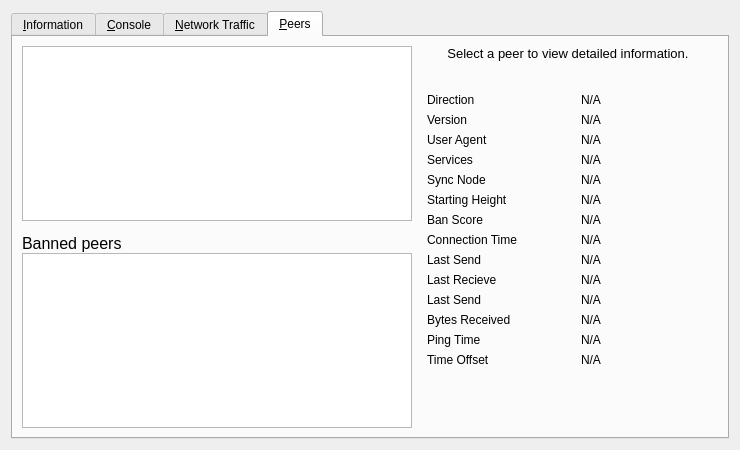
<?xml version="1.0" encoding="UTF-8"?>
<ui version="4.0">
 <class>RPCConsole</class>
 <widget class="QWidget" name="RPCConsole">
  <property name="geometry">
   <rect>
    <x>0</x>
    <y>0</y>
    <width>740</width>
    <height>450</height>
   </rect>
  </property>
  <property name="windowTitle">
   <string>Debug window</string>
  </property>
  <layout class="QVBoxLayout" name="verticalLayout_2">
   <item>
    <widget class="QTabWidget" name="tabWidget">
     <property name="currentIndex">
      <number>3</number>
     </property>
     <widget class="QWidget" name="tab_info">
      <attribute name="title">
       <string>&amp;Information</string>
      </attribute>
      <layout class="QGridLayout" name="gridLayout" columnstretch="0,1">
       <property name="horizontalSpacing">
        <number>12</number>
       </property>
       <item row="0" column="0">
        <widget class="QLabel" name="label_9">
         <property name="font">
          <font>
           <weight>75</weight>
           <bold>true</bold>
          </font>
         </property>
         <property name="text">
          <string>General</string>
         </property>
        </widget>
       </item>
       <item row="1" column="0">
        <widget class="QLabel" name="label_5">
         <property name="text">
          <string>Client name</string>
         </property>
        </widget>
       </item>
       <item row="1" column="1">
        <widget class="QLabel" name="clientName">
         <property name="cursor">
          <cursorShape>IBeamCursor</cursorShape>
         </property>
         <property name="text">
          <string>N/A</string>
         </property>
         <property name="textFormat">
          <enum>Qt::PlainText</enum>
         </property>
         <property name="textInteractionFlags">
          <set>Qt::LinksAccessibleByMouse|Qt::TextSelectableByKeyboard|Qt::TextSelectableByMouse</set>
         </property>
        </widget>
       </item>
       <item row="2" column="0">
        <widget class="QLabel" name="label_6">
         <property name="text">
          <string>Client version</string>
         </property>
        </widget>
       </item>
       <item row="2" column="1">
        <widget class="QLabel" name="clientVersion">
         <property name="cursor">
          <cursorShape>IBeamCursor</cursorShape>
         </property>
         <property name="text">
          <string>N/A</string>
         </property>
         <property name="textFormat">
          <enum>Qt::PlainText</enum>
         </property>
         <property name="textInteractionFlags">
          <set>Qt::LinksAccessibleByMouse|Qt::TextSelectableByKeyboard|Qt::TextSelectableByMouse</set>
         </property>
        </widget>
       </item>
       <item row="3" column="0">
        <widget class="QLabel" name="label_14">
         <property name="text">
          <string>Using OpenSSL version</string>
         </property>
         <property name="indent">
          <number>10</number>
         </property>
        </widget>
       </item>
       <item row="3" column="1">
        <widget class="QLabel" name="openSSLVersion">
         <property name="cursor">
          <cursorShape>IBeamCursor</cursorShape>
         </property>
         <property name="text">
          <string>N/A</string>
         </property>
         <property name="textFormat">
          <enum>Qt::PlainText</enum>
         </property>
         <property name="textInteractionFlags">
          <set>Qt::LinksAccessibleByMouse|Qt::TextSelectableByKeyboard|Qt::TextSelectableByMouse</set>
         </property>
        </widget>
       </item>
       <item row="4" column="0">
        <widget class="QLabel" name="label_12">
         <property name="text">
          <string>Build date</string>
         </property>
        </widget>
       </item>
       <item row="4" column="1">
        <widget class="QLabel" name="buildDate">
         <property name="cursor">
          <cursorShape>IBeamCursor</cursorShape>
         </property>
         <property name="text">
          <string>N/A</string>
         </property>
         <property name="textFormat">
          <enum>Qt::PlainText</enum>
         </property>
         <property name="textInteractionFlags">
          <set>Qt::LinksAccessibleByMouse|Qt::TextSelectableByKeyboard|Qt::TextSelectableByMouse</set>
         </property>
        </widget>
       </item>
       <item row="5" column="0">
        <widget class="QLabel" name="label_13">
         <property name="text">
          <string>Startup time</string>
         </property>
        </widget>
       </item>
       <item row="5" column="1">
        <widget class="QLabel" name="startupTime">
         <property name="cursor">
          <cursorShape>IBeamCursor</cursorShape>
         </property>
         <property name="text">
          <string>N/A</string>
         </property>
         <property name="textFormat">
          <enum>Qt::PlainText</enum>
         </property>
         <property name="textInteractionFlags">
          <set>Qt::LinksAccessibleByMouse|Qt::TextSelectableByKeyboard|Qt::TextSelectableByMouse</set>
         </property>
        </widget>
       </item>
       <item row="6" column="0">
        <widget class="QLabel" name="label_11">
         <property name="font">
          <font>
           <weight>75</weight>
           <bold>true</bold>
          </font>
         </property>
         <property name="text">
          <string>Network</string>
         </property>
        </widget>
       </item>
       <item row="7" column="0">
        <widget class="QLabel" name="label_8">
         <property name="text">
          <string>Name</string>
         </property>
        </widget>
       </item>
       <item row="7" column="1">
        <widget class="QLabel" name="networkName">
         <property name="cursor">
          <cursorShape>IBeamCursor</cursorShape>
         </property>
         <property name="text">
          <string>N/A</string>
         </property>
         <property name="textFormat">
          <enum>Qt::PlainText</enum>
         </property>
         <property name="textInteractionFlags">
          <set>Qt::LinksAccessibleByMouse|Qt::TextSelectableByKeyboard|Qt::TextSelectableByMouse</set>
         </property>
        </widget>
       </item>
       <item row="8" column="0">
        <widget class="QLabel" name="masternodeCountLabel">
         <property name="text">
          <string>Number of Masternodes</string>
         </property>
        </widget>
       </item>
       <item row="8" column="1">
        <widget class="QLabel" name="masternodeCount">
         <property name="text">
          <string>N/A</string>
         </property>
        </widget>
       </item>
       <item row="9" column="0">
        <widget class="QLabel" name="label_7">
         <property name="text">
          <string>Number of connections</string>
         </property>
        </widget>
       </item>
       <item row="9" column="1">
        <widget class="QLabel" name="numberOfConnections">
         <property name="cursor">
          <cursorShape>IBeamCursor</cursorShape>
         </property>
         <property name="text">
          <string>N/A</string>
         </property>
         <property name="textFormat">
          <enum>Qt::PlainText</enum>
         </property>
         <property name="textInteractionFlags">
          <set>Qt::LinksAccessibleByMouse|Qt::TextSelectableByKeyboard|Qt::TextSelectableByMouse</set>
         </property>
        </widget>
       </item>
       <item row="10" column="0">
        <widget class="QLabel" name="label_10">
         <property name="font">
          <font>
           <weight>75</weight>
           <bold>true</bold>
          </font>
         </property>
         <property name="text">
          <string>Block chain</string>
         </property>
        </widget>
       </item>
       <item row="11" column="0">
        <widget class="QLabel" name="label_3">
         <property name="text">
          <string>Current number of blocks</string>
         </property>
        </widget>
       </item>
       <item row="11" column="1">
        <widget class="QLabel" name="numberOfBlocks">
         <property name="cursor">
          <cursorShape>IBeamCursor</cursorShape>
         </property>
         <property name="text">
          <string>N/A</string>
         </property>
         <property name="textFormat">
          <enum>Qt::PlainText</enum>
         </property>
         <property name="textInteractionFlags">
          <set>Qt::LinksAccessibleByMouse|Qt::TextSelectableByKeyboard|Qt::TextSelectableByMouse</set>
         </property>
        </widget>
       </item>
       <item row="12" column="0">
        <widget class="QLabel" name="label_2">
         <property name="text">
          <string>Last block time</string>
         </property>
        </widget>
       </item>
       <item row="12" column="1">
        <widget class="QLabel" name="lastBlockTime">
         <property name="cursor">
          <cursorShape>IBeamCursor</cursorShape>
         </property>
         <property name="text">
          <string>N/A</string>
         </property>
         <property name="textFormat">
          <enum>Qt::PlainText</enum>
         </property>
         <property name="textInteractionFlags">
          <set>Qt::LinksAccessibleByMouse|Qt::TextSelectableByKeyboard|Qt::TextSelectableByMouse</set>
         </property>
        </widget>
       </item>
       <item row="13" column="0">
        <spacer name="verticalSpacer_2">
         <property name="orientation">
          <enum>Qt::Vertical</enum>
         </property>
         <property name="sizeHint" stdset="0">
          <size>
           <width>20</width>
           <height>20</height>
          </size>
         </property>
        </spacer>
       </item>
       <item row="14" column="0">
        <widget class="QLabel" name="labelDebugLogfile">
         <property name="font">
          <font>
           <weight>75</weight>
           <bold>true</bold>
          </font>
         </property>
         <property name="text">
          <string>Debug log file</string>
         </property>
        </widget>
       </item>
       <item row="15" column="0">
        <widget class="QPushButton" name="openDebugLogfileButton">
         <property name="toolTip">
          <string>Open the ElephantChain debug log file from the current data directory. This can take a few seconds for large log files.</string>
         </property>
         <property name="text">
          <string>&amp;Open</string>
         </property>
         <property name="autoDefault">
          <bool>false</bool>
         </property>
        </widget>
       </item>
       <item row="16" column="0">
        <spacer name="verticalSpacer">
         <property name="orientation">
          <enum>Qt::Vertical</enum>
         </property>
         <property name="sizeHint" stdset="0">
          <size>
           <width>20</width>
           <height>40</height>
          </size>
         </property>
        </spacer>
       </item>
      </layout>
     </widget>
     <widget class="QWidget" name="tab_console">
      <attribute name="title">
       <string>&amp;Console</string>
      </attribute>
      <layout class="QVBoxLayout" name="verticalLayout_3">
       <property name="spacing">
        <number>3</number>
       </property>
       <item>
        <widget class="QTextEdit" name="messagesWidget">
         <property name="minimumSize">
          <size>
           <width>0</width>
           <height>100</height>
          </size>
         </property>
         <property name="readOnly">
          <bool>true</bool>
         </property>
         <property name="tabKeyNavigation" stdset="0">
          <bool>false</bool>
         </property>
         <property name="columnCount" stdset="0">
          <number>2</number>
         </property>
        </widget>
       </item>
       <item>
        <layout class="QHBoxLayout" name="horizontalLayout">
         <property name="spacing">
          <number>3</number>
         </property>
         <item>
          <widget class="QLabel" name="label">
           <property name="text">
            <string notr="true">&gt;</string>
           </property>
          </widget>
         </item>
         <item>
          <widget class="QLineEdit" name="lineEdit"/>
         </item>
         <item>
          <widget class="QPushButton" name="clearButton">
           <property name="maximumSize">
            <size>
             <width>24</width>
             <height>24</height>
            </size>
           </property>
           <property name="toolTip">
            <string>Clear console</string>
           </property>
           <property name="text">
            <string/>
           </property>
           <property name="icon">
            <iconset resource="../bitcoin.qrc">
             <normaloff>:/icons/remove</normaloff>:/icons/remove</iconset>
           </property>
           <property name="shortcut">
            <string notr="true">Ctrl+L</string>
           </property>
           <property name="autoDefault">
            <bool>false</bool>
           </property>
          </widget>
         </item>
        </layout>
       </item>
      </layout>
     </widget>
     <widget class="QWidget" name="tab_nettraffic">
      <attribute name="title">
       <string>&amp;Network Traffic</string>
      </attribute>
      <layout class="QHBoxLayout" name="horizontalLayout_3">
       <item>
        <layout class="QVBoxLayout" name="verticalLayout_4">
         <item>
          <widget class="TrafficGraphWidget" name="trafficGraph" native="true">
           <property name="sizePolicy">
            <sizepolicy hsizetype="Expanding" vsizetype="Expanding">
             <horstretch>0</horstretch>
             <verstretch>0</verstretch>
            </sizepolicy>
           </property>
          </widget>
         </item>
         <item>
          <layout class="QHBoxLayout" name="horizontalLayout_2">
           <item>
            <widget class="QSlider" name="sldGraphRange">
             <property name="minimum">
              <number>1</number>
             </property>
             <property name="maximum">
              <number>288</number>
             </property>
             <property name="pageStep">
              <number>12</number>
             </property>
             <property name="value">
              <number>6</number>
             </property>
             <property name="orientation">
              <enum>Qt::Horizontal</enum>
             </property>
            </widget>
           </item>
           <item>
            <widget class="QLabel" name="lblGraphRange">
             <property name="minimumSize">
              <size>
               <width>100</width>
               <height>0</height>
              </size>
             </property>
             <property name="alignment">
              <set>Qt::AlignCenter</set>
             </property>
            </widget>
           </item>
           <item>
            <widget class="QPushButton" name="btnClearTrafficGraph">
             <property name="text">
              <string>&amp;Clear</string>
             </property>
            </widget>
           </item>
          </layout>
         </item>
        </layout>
       </item>
       <item>
        <layout class="QVBoxLayout" name="verticalLayout">
         <item>
          <widget class="QGroupBox" name="groupBox">
           <property name="title">
            <string>Totals</string>
           </property>
           <layout class="QVBoxLayout" name="verticalLayout_5">
            <item>
             <layout class="QHBoxLayout" name="horizontalLayout_4">
              <item>
               <widget class="Line" name="line">
                <property name="sizePolicy">
                 <sizepolicy hsizetype="Fixed" vsizetype="Fixed">
                  <horstretch>0</horstretch>
                  <verstretch>0</verstretch>
                 </sizepolicy>
                </property>
                <property name="minimumSize">
                 <size>
                  <width>10</width>
                  <height>0</height>
                 </size>
                </property>
                <property name="palette">
                 <palette>
                  <active>
                   <colorrole role="Light">
                    <brush brushstyle="SolidPattern">
                     <color alpha="255">
                      <red>0</red>
                      <green>255</green>
                      <blue>0</blue>
                     </color>
                    </brush>
                   </colorrole>
                  </active>
                  <inactive>
                   <colorrole role="Light">
                    <brush brushstyle="SolidPattern">
                     <color alpha="255">
                      <red>0</red>
                      <green>255</green>
                      <blue>0</blue>
                     </color>
                    </brush>
                   </colorrole>
                  </inactive>
                  <disabled>
                   <colorrole role="Light">
                    <brush brushstyle="SolidPattern">
                     <color alpha="255">
                      <red>0</red>
                      <green>255</green>
                      <blue>0</blue>
                     </color>
                    </brush>
                   </colorrole>
                  </disabled>
                 </palette>
                </property>
                <property name="orientation">
                 <enum>Qt::Horizontal</enum>
                </property>
               </widget>
              </item>
              <item>
               <widget class="QLabel" name="label_16">
                <property name="text">
                 <string>In:</string>
                </property>
               </widget>
              </item>
              <item>
               <widget class="QLabel" name="lblBytesIn">
                <property name="minimumSize">
                 <size>
                  <width>50</width>
                  <height>0</height>
                 </size>
                </property>
                <property name="alignment">
                 <set>Qt::AlignRight|Qt::AlignTrailing|Qt::AlignVCenter</set>
                </property>
               </widget>
              </item>
             </layout>
            </item>
            <item>
             <layout class="QHBoxLayout" name="horizontalLayout_5">
              <item>
               <widget class="Line" name="line_2">
                <property name="sizePolicy">
                 <sizepolicy hsizetype="Fixed" vsizetype="Fixed">
                  <horstretch>0</horstretch>
                  <verstretch>0</verstretch>
                 </sizepolicy>
                </property>
                <property name="minimumSize">
                 <size>
                  <width>10</width>
                  <height>0</height>
                 </size>
                </property>
                <property name="palette">
                 <palette>
                  <active>
                   <colorrole role="Light">
                    <brush brushstyle="SolidPattern">
                     <color alpha="255">
                      <red>255</red>
                      <green>0</green>
                      <blue>0</blue>
                     </color>
                    </brush>
                   </colorrole>
                  </active>
                  <inactive>
                   <colorrole role="Light">
                    <brush brushstyle="SolidPattern">
                     <color alpha="255">
                      <red>255</red>
                      <green>0</green>
                      <blue>0</blue>
                     </color>
                    </brush>
                   </colorrole>
                  </inactive>
                  <disabled>
                   <colorrole role="Light">
                    <brush brushstyle="SolidPattern">
                     <color alpha="255">
                      <red>255</red>
                      <green>0</green>
                      <blue>0</blue>
                     </color>
                    </brush>
                   </colorrole>
                  </disabled>
                 </palette>
                </property>
                <property name="orientation">
                 <enum>Qt::Horizontal</enum>
                </property>
               </widget>
              </item>
              <item>
               <widget class="QLabel" name="label_17">
                <property name="text">
                 <string>Out:</string>
                </property>
               </widget>
              </item>
              <item>
               <widget class="QLabel" name="lblBytesOut">
                <property name="minimumSize">
                 <size>
                  <width>50</width>
                  <height>0</height>
                 </size>
                </property>
                <property name="alignment">
                 <set>Qt::AlignRight|Qt::AlignTrailing|Qt::AlignVCenter</set>
                </property>
               </widget>
              </item>
             </layout>
            </item>
            <item>
             <spacer name="verticalSpacer_4">
              <property name="orientation">
               <enum>Qt::Vertical</enum>
              </property>
              <property name="sizeHint" stdset="0">
               <size>
                <width>20</width>
                <height>407</height>
               </size>
              </property>
             </spacer>
            </item>
           </layout>
          </widget>
         </item>
        </layout>
       </item>
      </layout>
     </widget>
     <widget class="QWidget" name="tab_peers">
      <attribute name="title">
       <string>&amp;Peers</string>
      </attribute>
      <layout class="QGridLayout" name="gridLayout_2">
       <item row="0" column="0" rowspan="2">
        <layout class="QVBoxLayout" name="verticalLayout_101">
         <property name="spacing">
          <number>0</number>
         </property>
         <item>
          <widget class="QTableView" name="peerWidget">
           <property name="horizontalScrollBarPolicy">
            <enum>Qt::ScrollBarAsNeeded</enum>
           </property>
           <property name="sortingEnabled">
            <bool>true</bool>
           </property>
           <attribute name="horizontalHeaderHighlightSections">
            <bool>false</bool>
           </attribute>
          </widget>
         </item>
         <item>
          <widget class="QLabel" name="banHeading">
           <property name="sizePolicy">
            <sizepolicy hsizetype="Preferred" vsizetype="Minimum">
             <horstretch>0</horstretch>
             <verstretch>0</verstretch>
            </sizepolicy>
           </property>
           <property name="minimumSize">
            <size>
             <width>300</width>
             <height>32</height>
            </size>
           </property>
           <property name="maximumSize">
            <size>
             <width>16777215</width>
             <height>32</height>
            </size>
           </property>
           <property name="font">
            <font>
             <pointsize>12</pointsize>
            </font>
           </property>
           <property name="cursor">
            <cursorShape>IBeamCursor</cursorShape>
           </property>
           <property name="text">
            <string>Banned peers</string>
           </property>
           <property name="alignment">
            <set>Qt::AlignBottom|Qt::AlignLeading|Qt::AlignLeft</set>
           </property>
           <property name="wordWrap">
            <bool>true</bool>
           </property>
           <property name="textInteractionFlags">
            <set>Qt::NoTextInteraction</set>
           </property>
          </widget>
         </item>
         <item>
          <widget class="QTableView" name="banlistWidget">
           <property name="sizePolicy">
            <sizepolicy hsizetype="Expanding" vsizetype="Expanding">
             <horstretch>0</horstretch>
             <verstretch>0</verstretch>
            </sizepolicy>
           </property>
           <property name="horizontalScrollBarPolicy">
            <enum>Qt::ScrollBarAsNeeded</enum>
           </property>
           <property name="sortingEnabled">
            <bool>true</bool>
           </property>
           <attribute name="horizontalHeaderHighlightSections">
            <bool>false</bool>
           </attribute>
          </widget>
         </item>
        </layout>
       </item>
       <item row="0" column="1">
        <widget class="QLabel" name="peerHeading">
         <property name="sizePolicy">
          <sizepolicy hsizetype="Preferred" vsizetype="Minimum">
           <horstretch>0</horstretch>
           <verstretch>0</verstretch>
          </sizepolicy>
         </property>
         <property name="minimumSize">
          <size>
           <width>300</width>
           <height>32</height>
          </size>
         </property>
         <property name="font">
          <font>
           <pointsize>10</pointsize>
          </font>
         </property>
         <property name="cursor">
          <cursorShape>IBeamCursor</cursorShape>
         </property>
         <property name="text">
          <string>Select a peer to view detailed information.</string>
         </property>
         <property name="alignment">
          <set>Qt::AlignHCenter|Qt::AlignTop</set>
         </property>
         <property name="wordWrap">
          <bool>true</bool>
         </property>
         <property name="textInteractionFlags">
          <set>Qt::LinksAccessibleByMouse|Qt::TextSelectableByKeyboard|Qt::TextSelectableByMouse</set>
         </property>
        </widget>
       </item>
       <item row="1" column="1">
        <widget class="QWidget" name="detailWidget" native="true">
         <property name="minimumSize">
          <size>
           <width>300</width>
           <height>0</height>
          </size>
         </property>
         <layout class="QGridLayout" name="gridLayout_3">
          <item row="7" column="2">
           <widget class="QLabel" name="peerBanScore">
            <property name="cursor">
             <cursorShape>IBeamCursor</cursorShape>
            </property>
            <property name="text">
             <string>N/A</string>
            </property>
            <property name="textFormat">
             <enum>Qt::PlainText</enum>
            </property>
            <property name="textInteractionFlags">
             <set>Qt::LinksAccessibleByMouse|Qt::TextSelectableByKeyboard|Qt::TextSelectableByMouse</set>
            </property>
           </widget>
          </item>
          <item row="11" column="2">
           <widget class="QLabel" name="peerBytesSent">
            <property name="cursor">
             <cursorShape>IBeamCursor</cursorShape>
            </property>
            <property name="text">
             <string>N/A</string>
            </property>
            <property name="textFormat">
             <enum>Qt::PlainText</enum>
            </property>
            <property name="textInteractionFlags">
             <set>Qt::LinksAccessibleByMouse|Qt::TextSelectableByKeyboard|Qt::TextSelectableByMouse</set>
            </property>
           </widget>
          </item>
          <item row="15" column="1">
           <spacer name="verticalSpacer_3">
            <property name="orientation">
             <enum>Qt::Vertical</enum>
            </property>
            <property name="sizeHint" stdset="0">
             <size>
              <width>20</width>
              <height>40</height>
             </size>
            </property>
           </spacer>
          </item>
          <item row="12" column="2">
           <widget class="QLabel" name="peerBytesRecv">
            <property name="cursor">
             <cursorShape>IBeamCursor</cursorShape>
            </property>
            <property name="text">
             <string>N/A</string>
            </property>
            <property name="textFormat">
             <enum>Qt::PlainText</enum>
            </property>
            <property name="textInteractionFlags">
             <set>Qt::LinksAccessibleByMouse|Qt::TextSelectableByKeyboard|Qt::TextSelectableByMouse</set>
            </property>
           </widget>
          </item>
          <item row="1" column="2">
           <widget class="QLabel" name="peerVersion">
            <property name="text">
             <string>N/A</string>
            </property>
           </widget>
          </item>
          <item row="11" column="0">
           <widget class="QLabel" name="label_18">
            <property name="text">
             <string>Last Send</string>
            </property>
           </widget>
          </item>
          <item row="12" column="0">
           <widget class="QLabel" name="label_20">
            <property name="text">
             <string>Bytes Received</string>
            </property>
           </widget>
          </item>
          <item row="9" column="2">
           <widget class="QLabel" name="peerLastSend">
            <property name="cursor">
             <cursorShape>IBeamCursor</cursorShape>
            </property>
            <property name="text">
             <string>N/A</string>
            </property>
            <property name="textFormat">
             <enum>Qt::PlainText</enum>
            </property>
            <property name="textInteractionFlags">
             <set>Qt::LinksAccessibleByMouse|Qt::TextSelectableByKeyboard|Qt::TextSelectableByMouse</set>
            </property>
           </widget>
          </item>
          <item row="10" column="2">
           <widget class="QLabel" name="peerLastRecv">
            <property name="cursor">
             <cursorShape>IBeamCursor</cursorShape>
            </property>
            <property name="text">
             <string>N/A</string>
            </property>
            <property name="textFormat">
             <enum>Qt::PlainText</enum>
            </property>
            <property name="textInteractionFlags">
             <set>Qt::LinksAccessibleByMouse|Qt::TextSelectableByKeyboard|Qt::TextSelectableByMouse</set>
            </property>
           </widget>
          </item>
          <item row="10" column="0">
           <widget class="QLabel" name="label_19">
            <property name="text">
             <string>Last Recieve</string>
            </property>
           </widget>
          </item>
          <item row="14" column="0">
           <widget class="QLabel" name="label_timeoffset">
            <property name="text">
             <string>Time Offset</string>
            </property>
           </widget>
          </item>
          <item row="13" column="0">
           <widget class="QLabel" name="label_26">
            <property name="text">
             <string>Ping Time</string>
            </property>
           </widget>
          </item>
          <item row="14" column="2">
           <widget class="QLabel" name="timeoffset">
            <property name="cursor">
             <cursorShape>IBeamCursor</cursorShape>
            </property>
            <property name="text">
             <string>N/A</string>
            </property>
            <property name="textFormat">
             <enum>Qt::PlainText</enum>
            </property>
            <property name="textInteractionFlags">
             <set>Qt::LinksAccessibleByMouse|Qt::TextSelectableByKeyboard|Qt::TextSelectableByMouse</set>
            </property>
           </widget>
          </item>
          <item row="13" column="2">
           <widget class="QLabel" name="peerPingTime">
            <property name="cursor">
             <cursorShape>IBeamCursor</cursorShape>
            </property>
            <property name="text">
             <string>N/A</string>
            </property>
            <property name="textFormat">
             <enum>Qt::PlainText</enum>
            </property>
            <property name="textInteractionFlags">
             <set>Qt::LinksAccessibleByMouse|Qt::TextSelectableByKeyboard|Qt::TextSelectableByMouse</set>
            </property>
           </widget>
          </item>
          <item row="8" column="2">
           <widget class="QLabel" name="peerConnTime">
            <property name="cursor">
             <cursorShape>IBeamCursor</cursorShape>
            </property>
            <property name="text">
             <string>N/A</string>
            </property>
            <property name="textFormat">
             <enum>Qt::PlainText</enum>
            </property>
            <property name="textInteractionFlags">
             <set>Qt::LinksAccessibleByMouse|Qt::TextSelectableByKeyboard|Qt::TextSelectableByMouse</set>
            </property>
           </widget>
          </item>
          <item row="9" column="0">
           <widget class="QLabel" name="label_15">
            <property name="text">
             <string>Last Send</string>
            </property>
           </widget>
          </item>
          <item row="5" column="0">
           <widget class="QLabel" name="label_29">
            <property name="text">
             <string>Starting Height</string>
            </property>
           </widget>
          </item>
          <item row="5" column="2">
           <widget class="QLabel" name="peerHeight">
            <property name="cursor">
             <cursorShape>IBeamCursor</cursorShape>
            </property>
            <property name="text">
             <string>N/A</string>
            </property>
            <property name="textFormat">
             <enum>Qt::PlainText</enum>
            </property>
            <property name="textInteractionFlags">
             <set>Qt::LinksAccessibleByMouse|Qt::TextSelectableByKeyboard|Qt::TextSelectableByMouse</set>
            </property>
           </widget>
          </item>
          <item row="2" column="0">
           <widget class="QLabel" name="label_28">
            <property name="cursor">
             <cursorShape>IBeamCursor</cursorShape>
            </property>
            <property name="text">
             <string>User Agent</string>
            </property>
            <property name="textFormat">
             <enum>Qt::PlainText</enum>
            </property>
            <property name="textInteractionFlags">
             <set>Qt::LinksAccessibleByMouse|Qt::TextSelectableByKeyboard|Qt::TextSelectableByMouse</set>
            </property>
           </widget>
          </item>
          <item row="0" column="2">
           <widget class="QLabel" name="peerDirection">
            <property name="cursor">
             <cursorShape>IBeamCursor</cursorShape>
            </property>
            <property name="text">
             <string>N/A</string>
            </property>
            <property name="textFormat">
             <enum>Qt::PlainText</enum>
            </property>
            <property name="textInteractionFlags">
             <set>Qt::LinksAccessibleByMouse|Qt::TextSelectableByKeyboard|Qt::TextSelectableByMouse</set>
            </property>
           </widget>
          </item>
          <item row="4" column="2">
           <widget class="QLabel" name="peerSyncNode">
            <property name="cursor">
             <cursorShape>IBeamCursor</cursorShape>
            </property>
            <property name="text">
             <string>N/A</string>
            </property>
            <property name="textFormat">
             <enum>Qt::PlainText</enum>
            </property>
            <property name="textInteractionFlags">
             <set>Qt::LinksAccessibleByMouse|Qt::TextSelectableByKeyboard|Qt::TextSelectableByMouse</set>
            </property>
           </widget>
          </item>
          <item row="1" column="0">
           <widget class="QLabel" name="label_21">
            <property name="text">
             <string>Version</string>
            </property>
           </widget>
          </item>
          <item row="4" column="0">
           <widget class="QLabel" name="label_25">
            <property name="text">
             <string>Sync Node</string>
            </property>
           </widget>
          </item>
          <item row="3" column="2">
           <widget class="QLabel" name="peerServices">
            <property name="cursor">
             <cursorShape>IBeamCursor</cursorShape>
            </property>
            <property name="text">
             <string>N/A</string>
            </property>
            <property name="textFormat">
             <enum>Qt::PlainText</enum>
            </property>
            <property name="textInteractionFlags">
             <set>Qt::LinksAccessibleByMouse|Qt::TextSelectableByKeyboard|Qt::TextSelectableByMouse</set>
            </property>
           </widget>
          </item>
          <item row="2" column="2">
           <widget class="QLabel" name="peerSubversion">
            <property name="cursor">
             <cursorShape>IBeamCursor</cursorShape>
            </property>
            <property name="text">
             <string>N/A</string>
            </property>
            <property name="textFormat">
             <enum>Qt::PlainText</enum>
            </property>
            <property name="textInteractionFlags">
             <set>Qt::LinksAccessibleByMouse|Qt::TextSelectableByKeyboard|Qt::TextSelectableByMouse</set>
            </property>
           </widget>
          </item>
          <item row="8" column="0">
           <widget class="QLabel" name="label_22">
            <property name="text">
             <string>Connection Time</string>
            </property>
           </widget>
          </item>
          <item row="3" column="0">
           <widget class="QLabel" name="label_4">
            <property name="text">
             <string>Services</string>
            </property>
           </widget>
          </item>
          <item row="7" column="0">
           <widget class="QLabel" name="label_24">
            <property name="text">
             <string>Ban Score</string>
            </property>
           </widget>
          </item>
          <item row="0" column="0">
           <widget class="QLabel" name="label_23">
            <property name="text">
             <string>Direction</string>
            </property>
           </widget>
          </item>
         </layout>
        </widget>
       </item>
      </layout>
     </widget>
    </widget>
   </item>
  </layout>
 </widget>
 <customwidgets>
  <customwidget>
   <class>TrafficGraphWidget</class>
   <extends>QWidget</extends>
   <header>trafficgraphwidget.h</header>
   <container>1</container>
   <slots>
    <slot>clear()</slot>
   </slots>
  </customwidget>
 </customwidgets>
 <resources>
  <include location="../bitcoin.qrc"/>
 </resources>
 <connections/>
</ui>
